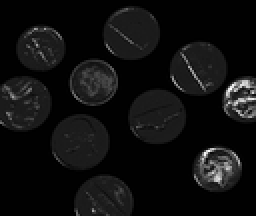
%> input picture Code/pieces.png, 128 x 108 px, shrunk from 261 x 221 before the run (shown 2 times larger)
$ octave --eval "result = compteur(imread('pieces.png'));"   (GNU Octave 9; MATLAB toolbox functions it lacks are replaced by stand-ins)
%> lines starting %> are read from the running program, lines starting %| are printed output that depends on the picture; in (x1, y1, x2, y2) boxes, pixels count from 0 and x2, y2 are one past the last pixel; in counts of white or black regions, pixels touching at a corner belong together; the program's own positions count from 1
function [rayon]=compteur(image);
nb_f=20;
sav=im2bw(image);
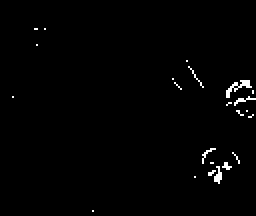
%> sav: size 108x128 logical (shown 2 times larger); 1.1% white in thin lines or dots, all inside (x1, y1, x2, y2) = (6, 14, 128, 106)
retour=im2bw(image);

r=[,];

[h,w]=size(image);
%> h = 108; w = 128
vide=im2bw(zeros(h,w));
%disp(size(image));
%disp(size(vide));
%imshow(vide);

while 1==1;
    disp('Traitement en cours');
    image_r=im2bw(sav);

    for i=1:100;
    se = strel('disk',i);
    image_rav=image_r;
    image_r=imerode(sav,se);
        if image_r==image_rav;
            disp('Dimension trouvée');
            r=[r,i];
            break
        end
%    end

    %matrice=retour;
    retour=imdilate(image_rav,strel('disk',i+3));
    end
    sav=im2bw(sav)-im2bw(retour);
    if sav==vide;
        break;
    end
    nb_f=nb_f+1;
    figure(nb_f);
    imshow(retour);
    filename = ['f' num2str(i) '.png'];
    saveas(gcf,filename);
    %figure(nb_f+1);%affiche étape où on soustrait
    %imshow(sav);
end
%> this loop made 4 passes
%| Dimension trouvée
%| Dimension trouvée
%| Dimension trouvée
%> pass 1, in compteur, `sav=im2bw(sav)-im2bw(retour);`:
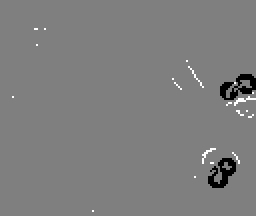
%> sav: size 108x128 double (shown 2 times larger); min -1, max 1, mean -0.0103; drawn with min black and max white
%> pass 1, in compteur, `imshow(retour);`:
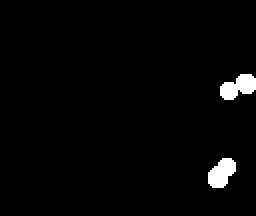
%> displayed picture: size 108x128 logical (shown 2 times larger); 2.2% white; 2 white regions, box (x1, y1, x2, y2) and area: (110, 37, 128, 50) 153, (104, 79, 118, 94) 145
%> pass 2, in compteur, `image_r=im2bw(sav);`:
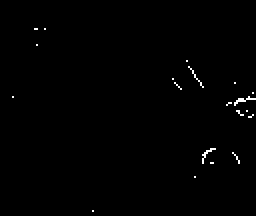
%> image_r: size 108x128 logical (shown 2 times larger); 0.56% white in thin lines or dots, all inside (x1, y1, x2, y2) = (6, 14, 128, 106)
%> after the loop: sav: size 108x128 double; 1.13% of pixels changed, all inside (x1, y1, x2, y2) = (6, 14, 128, 106)
%> after the loop, nb_f = 23; r = [3 2 46]
disp('Fin');
%disp(r);
%matrice = sav-im2bw(retour);
%imshow(matrice);
rayon = r;
%> rayon = [3 2 46]
end
